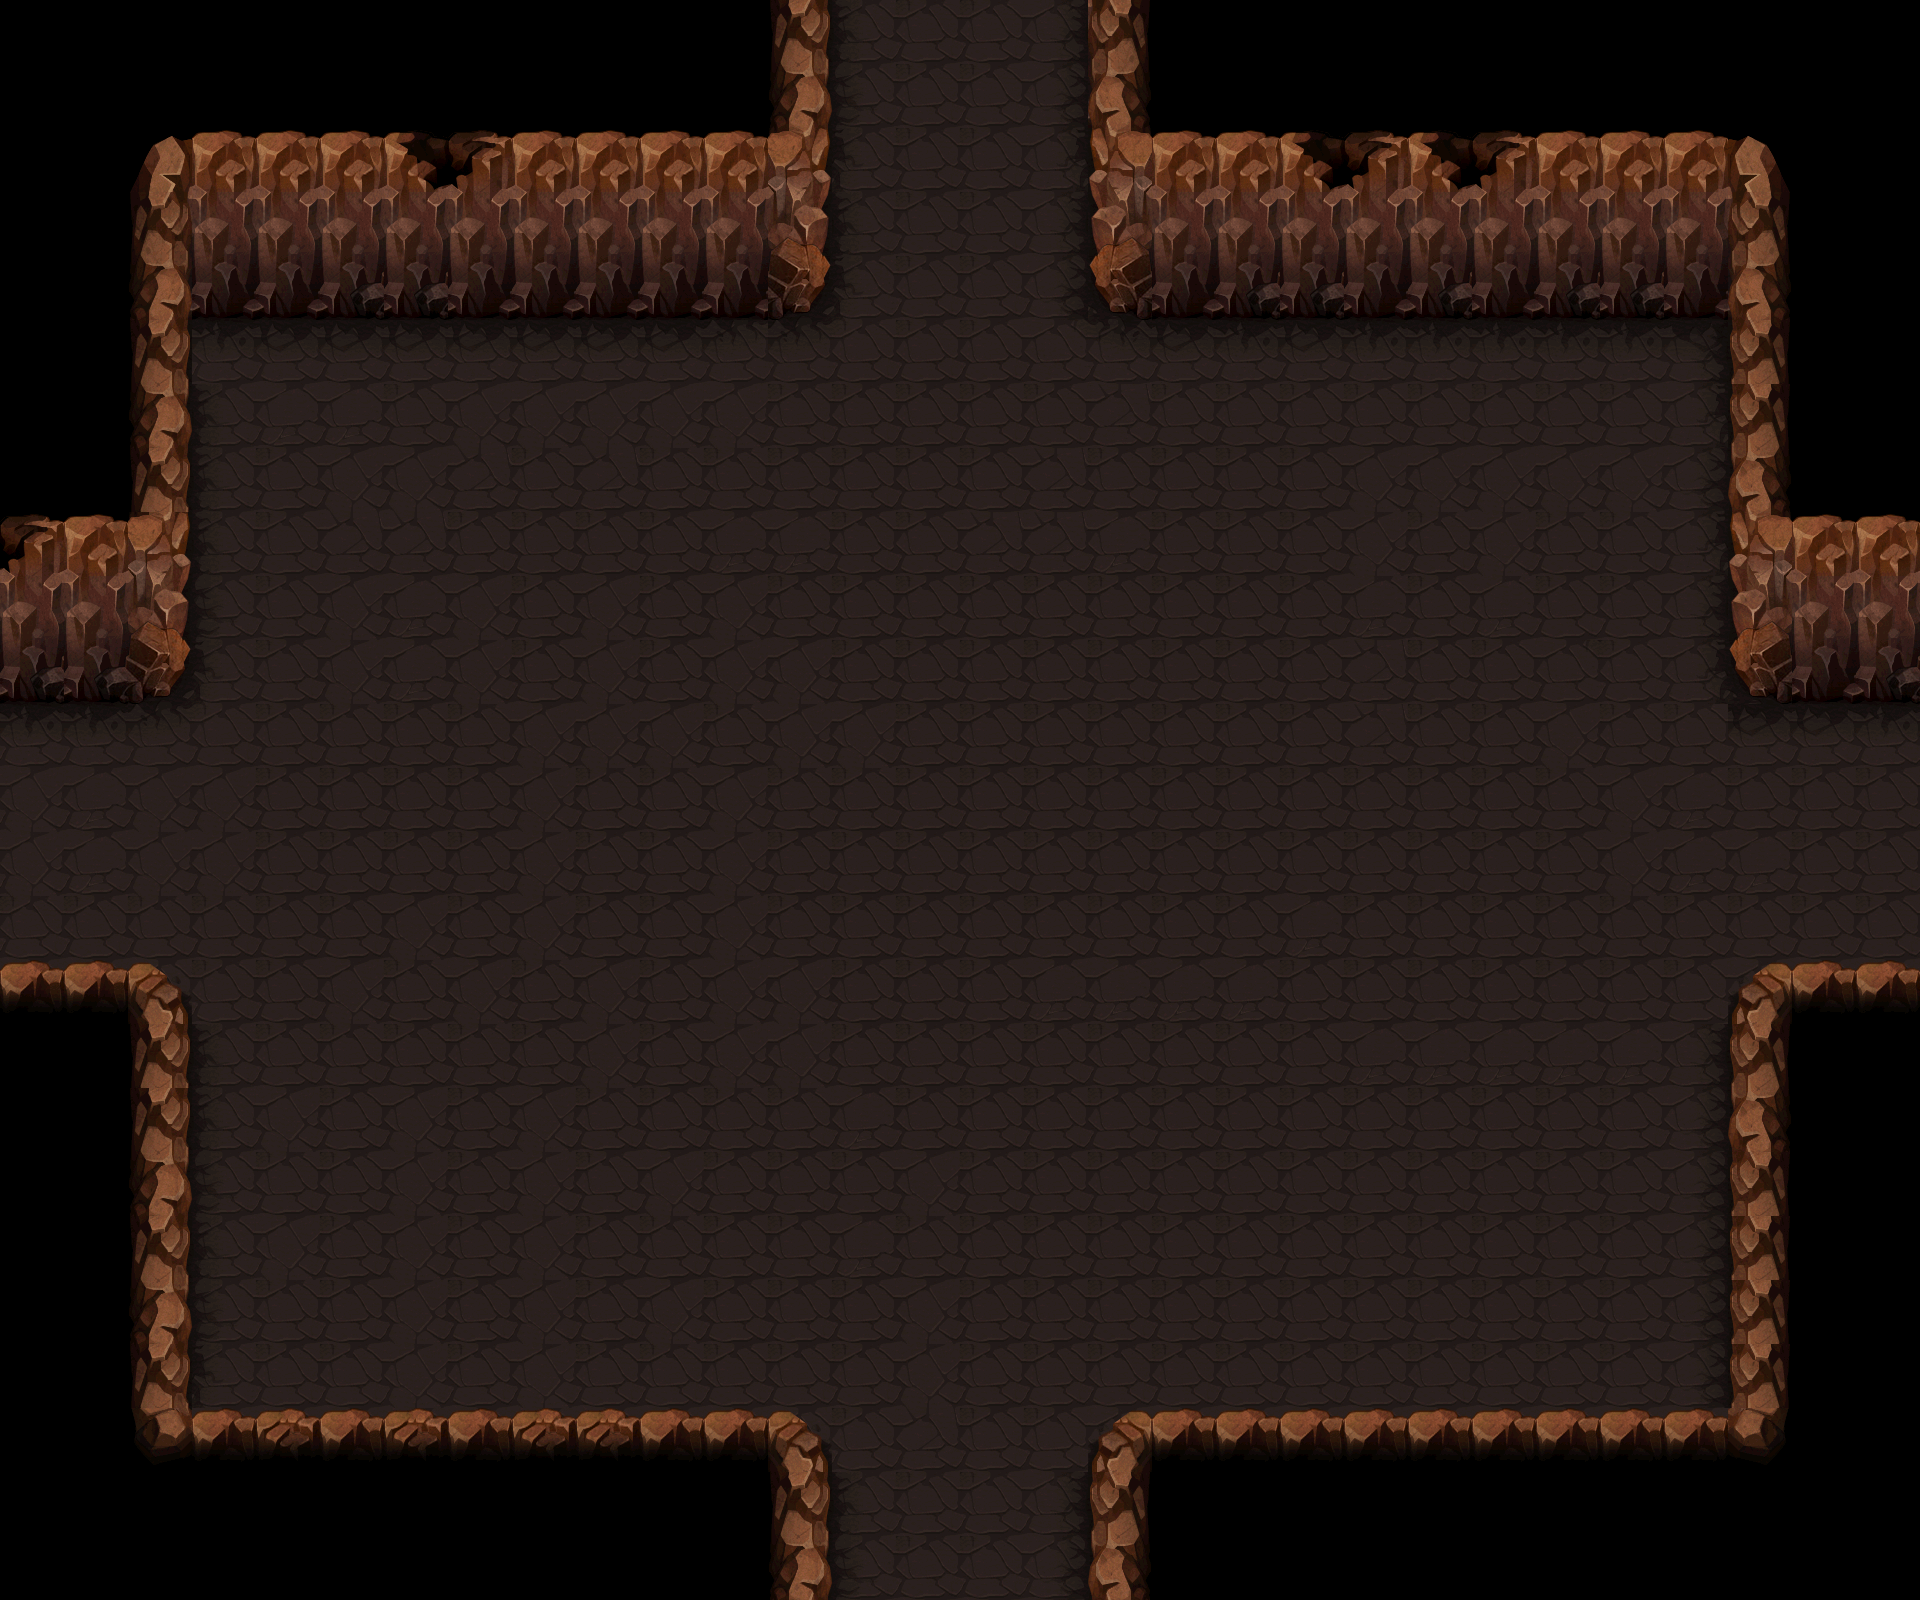

Tiled map render using the project's own tile images. Description and the map definition, with tile-layer contents summarised, below:
An orthogonal 30x25 tile map with 64x64 px tiles, 1 tile layer (background), 20 tilesets and 71 objects (21x collide, 8x collide_bullet).

<map version="1.0" orientation="orthogonal" width="30" height="25" tilewidth="64" tileheight="64">
 <tileset firstgid="1" name="bg07" tilewidth="64" tileheight="64">
  <image source="bg07.png" width="512" height="512" />
 </tileset>
 <tileset firstgid="65" name="jianzhu07_liewen05" tilewidth="81" tileheight="153">
  <image source="jianzhu07_liewen05.png" width="81" height="153" />
 </tileset>
 <tileset firstgid="66" name="jianzhu07_shitou" tilewidth="186" tileheight="118">
  <image source="jianzhu07_shitou.png" width="186" height="118" />
 </tileset>
 <tileset firstgid="67" name="jianzhu07_liewen" tilewidth="267" tileheight="172">
  <image source="jianzhu07_liewen.png" width="267" height="172" />
 </tileset>
 <tileset firstgid="68" name="jianzhu07_liewen04" tilewidth="290" tileheight="82">
  <image source="jianzhu07_liewen04.png" width="290" height="82" />
 </tileset>
 <tileset firstgid="69" name="jianzhu07_liewen02" tilewidth="107" tileheight="82">
  <image source="jianzhu07_liewen02.png" width="107" height="82" />
 </tileset>
 <tileset firstgid="70" name="jianzhu07_liewen03" tilewidth="107" tileheight="82">
  <image source="jianzhu07_liewen03.png" width="107" height="82" />
 </tileset>
 <tileset firstgid="71" name="jianzhu4_xie02" tilewidth="234" tileheight="196">
  <image source="jianzhu4_xie02.png" width="234" height="196" />
 </tileset>
 <tileset firstgid="72" name="jianzhu4_xie04" tilewidth="192" tileheight="132">
  <image source="jianzhu4_xie04.png" width="192" height="132" />
 </tileset>
 <tileset firstgid="73" name="jianzhu4_xie01" tilewidth="323" tileheight="116">
  <image source="jianzhu4_xie01.png" width="323" height="116" />
 </tileset>
 <tileset firstgid="74" name="jianzhu4_xie03" tilewidth="167" tileheight="297">
  <image source="jianzhu4_xie03.png" width="167" height="297" />
 </tileset>
 <tileset firstgid="75" name="jianzhu_xiangzi05" tilewidth="150" tileheight="170">
  <image source="jianzhu_xiangzi05.png" width="150" height="170" />
 </tileset>
 <tileset firstgid="76" name="jianzhu_xiangzi06" tilewidth="90" tileheight="113">
  <image source="jianzhu_xiangzi06.png" width="90" height="113" />
 </tileset>
 <tileset firstgid="77" name="jianzhu_xiangzi02" tilewidth="122" tileheight="126">
  <image source="jianzhu_xiangzi02.png" width="122" height="126" />
 </tileset>
 <tileset firstgid="78" name="jianzhu_xiangzi03" tilewidth="122" tileheight="76">
  <image source="jianzhu_xiangzi03.png" width="122" height="76" />
 </tileset>
 <tileset firstgid="79" name="jianzhu_xiangzi04" tilewidth="183" tileheight="126">
  <image source="jianzhu_xiangzi04.png" width="183" height="126" />
 </tileset>
 <tileset firstgid="80" name="jianzhu_xiangzi01" tilewidth="71" tileheight="80">
  <image source="jianzhu_xiangzi01.png" width="71" height="80" />
 </tileset>
 <tileset firstgid="81" name="jianzhu_xiangzi07" tilewidth="92" tileheight="112">
  <image source="jianzhu_xiangzi07.png" width="92" height="112" />
 </tileset>
 <tileset firstgid="82" name="jianzhu_qiang01" tilewidth="92" tileheight="54">
  <image source="jianzhu_qiang01.png" width="92" height="54" />
 </tileset>
 <tileset firstgid="83" name="jianzhu07_ken01" tilewidth="212" tileheight="193">
  <image source="jianzhu07_ken01.png" width="212" height="193" />
 </tileset>
 <layer name="background" width="30" height="25">
  <data>[750 cells, 750 non-empty, 45 distinct tile ids]</data>
 </layer>
 <objectgroup name="fengxi" width="30" height="25">
  <properties>
   <property name="filename" value="jianzhu07_liewen05.png" />
   <property name="groundlayer" value="1" />
  </properties>
  <object gid="65" x="1570" y="293" />
  <object gid="65" x="629" y="312" />
  <object gid="65" x="238" y="296">
   <properties>
    <property name="groundZ" value="1" />
   </properties>
  </object>
  <object gid="65" x="1183" y="297" />
  <object gid="65" x="31" y="703" />
 </objectgroup>
 <objectgroup name="dakeng" width="30" height="25">
  <properties>
   <property name="filename" value="jianzhu07_ken01.png" />
   <property name="groundlayer" value="1" />
  </properties>
  <object gid="83" x="1166" y="761" />
  <object gid="83" x="548" y="1189" />
  <object gid="83" x="548" y="752" />
  <object gid="83" x="1163" y="1196" />
 </objectgroup>
 <objectgroup name="dilie1" width="30" height="25">
  <properties>
   <property name="filename" value="jianzhu07_liewen.png" />
   <property name="groundlayer" value="1" />
  </properties>
  <object gid="67" x="1426" y="970">
   <properties>
    <property name="groundZ" value="1" />
   </properties>
  </object>
  <object gid="67" x="774" y="1392">
   <properties>
    <property name="groundZ" value="1" />
   </properties>
  </object>
 </objectgroup>
 <objectgroup name="dilie2" width="30" height="25">
  <properties>
   <property name="filename" value="jianzhu07_liewen04.png" />
   <property name="groundlayer" value="1" />
  </properties>
  <object gid="68" x="706" y="922">
   <properties>
    <property name="groundZ" value="1" />
   </properties>
  </object>
  <object gid="68" x="575" y="495">
   <properties>
    <property name="groundZ" value="1" />
   </properties>
  </object>
  <object gid="68" x="68" y="800">
   <properties>
    <property name="groundZ" value="1" />
   </properties>
  </object>
 </objectgroup>
 <objectgroup name="dilie3" width="30" height="25">
  <properties>
   <property name="filename" value="jianzhu07_liewen02.png" />
   <property name="groundlayer" value="1" />
  </properties>
  <object gid="69" x="502" y="1348">
   <properties>
    <property name="groundZ" value="1" />
   </properties>
  </object>
  <object gid="69" x="1470" y="1255">
   <properties>
    <property name="groundZ" value="1" />
   </properties>
  </object>
  <object gid="69" x="310" y="528">
   <properties>
    <property name="groundZ" value="1" />
   </properties>
  </object>
 </objectgroup>
 <objectgroup name="dilie4" width="30" height="25">
  <properties>
   <property name="filename" value="jianzhu07_liewen03.png" />
   <property name="groundlayer" value="1" />
  </properties>
  <object gid="70" x="1391" y="504">
   <properties>
    <property name="groundZ" value="1" />
   </properties>
  </object>
  <object gid="70" x="926" y="698">
   <properties>
    <property name="groundZ" value="1" />
   </properties>
  </object>
  <object gid="70" x="950" y="150">
   <properties>
    <property name="groundZ" value="1" />
   </properties>
  </object>
 </objectgroup>
 <objectgroup name="blood1" width="30" height="25">
  <properties>
   <property name="filename" value="jianzhu4_xie02.png" />
   <property name="groundlayer" value="1" />
  </properties>
  <object gid="71" x="-43" y="958" />
  <object gid="71" x="1023" y="956">
   <properties>
    <property name="groundZ" value="1" />
   </properties>
  </object>
 </objectgroup>
 <objectgroup name="blood2" width="30" height="25">
  <properties>
   <property name="filename" value="jianzhu4_xie04.png" />
   <property name="groundlayer" value="1" />
  </properties>
  <object gid="72" x="896" y="1157" />
  <object gid="72" x="1143" y="1353" />
  <object gid="72" x="1512" y="540" />
 </objectgroup>
 <objectgroup name="blood3" width="30" height="25">
  <properties>
   <property name="filename" value="jianzhu4_xie01.png" />
   <property name="groundlayer" value="1" />
  </properties>
  <object gid="73" x="952" y="550" />
  <object gid="73" x="1708" y="922" />
 </objectgroup>
 <objectgroup name="blood4" width="30" height="25">
  <properties>
   <property name="filename" value="jianzhu4_xie03.png" />
   <property name="groundlayer" value="1" />
  </properties>
  <object gid="74" x="879" y="1710" />
  <object gid="74" x="884" y="274">
   <properties>
    <property name="groundZ" value="2" />
   </properties>
  </object>
  <object gid="74" x="278" y="1222" />
 </objectgroup>
 <objectgroup name="blackboxb" width="30" height="25">
  <properties>
   <property name="filename" value="jianzhu_xiangzi05.png" />
   <property name="groundlayer" value="1" />
  </properties>
  <object gid="75" x="1576" y="405">
   <properties>
    <property name="groundZ" value="1" />
   </properties>
  </object>
 </objectgroup>
 <objectgroup name="blackboxs" width="30" height="25">
  <properties>
   <property name="filename" value="jianzhu_xiangzi06.png" />
   <property name="groundlayer" value="1" />
  </properties>
  <object gid="76" x="1126" y="759">
   <properties>
    <property name="groundZ" value="1" />
   </properties>
  </object>
 </objectgroup>
 <objectgroup name="greenkboxb" width="30" height="25">
  <properties>
   <property name="filename" value="jianzhu_xiangzi02.png" />
   <property name="groundlayer" value="1" />
  </properties>
  <object gid="77" x="1446" y="363">
   <properties>
    <property name="groundZ" value="1" />
   </properties>
  </object>
 </objectgroup>
 <objectgroup name="greenkboxs" width="30" height="25">
  <properties>
   <property name="filename" value="jianzhu_xiangzi03.png" />
   <property name="groundlayer" value="1" />
  </properties>
  <object gid="78" x="1322" y="362">
   <properties>
    <property name="groundZ" value="1" />
   </properties>
  </object>
 </objectgroup>
 <objectgroup name="muboxb" width="30" height="25">
  <properties>
   <property name="filename" value="jianzhu_xiangzi04.png" />
   <property name="groundlayer" value="1" />
  </properties>
  <object gid="79" x="200" y="378">
   <properties>
    <property name="groundZ" value="2" />
   </properties>
  </object>
 </objectgroup>
 <objectgroup name="muboxs" width="30" height="25">
  <properties>
   <property name="filename" value="jianzhu_xiangzi01.png" />
   <property name="groundlayer" value="1" />
  </properties>
  <object gid="80" x="196" y="1403">
   <properties>
    <property name="groundZ" value="1" />
   </properties>
  </object>
 </objectgroup>
 <objectgroup name="M16" width="30" height="25">
  <properties>
   <property name="filename" value="jianzhu_xiangzi07.png" />
   <property name="groundlayer" value="1" />
  </properties>
  <object gid="81" x="1465" y="340">
   <properties>
    <property name="groundZ" value="10" />
   </properties>
  </object>
  <object gid="81" x="1129" y="761">
   <properties>
    <property name="groundZ" value="10" />
   </properties>
  </object>
  <object gid="81" x="234" y="360">
   <properties>
    <property name="groundZ" value="10" />
   </properties>
  </object>
 </objectgroup>
 <objectgroup name="SVD" width="30" height="25">
  <properties>
   <property name="filename" value="jianzhu_qiang01.png" />
   <property name="groundlayer" value="1" />
  </properties>
  <object gid="82" x="1331" y="334">
   <properties>
    <property name="groundZ" value="10" />
   </properties>
  </object>
 </objectgroup>
 <objectgroup name="stone" width="30" height="25">
  <properties>
   <property name="filename" value="jianzhu07_shitou.png" />
   <property name="groundlayer" value="1" />
  </properties>
  <object gid="66" x="389" y="369" />
  <object gid="66" x="1742" y="748">
   <properties>
    <property name="groundZ" value="2" />
   </properties>
  </object>
 </objectgroup>
 <objectgroup name="collide_people" width="30" height="25" visible="0">
  <object type="collide" x="-119" y="145" width="321" height="565" />
  <object type="collide" x="125" y="168" width="444" height="208" />
  <object type="collide" x="503" y="-70" width="337" height="396" />
  <object type="collide" x="1076" y="-18" width="487" height="345" />
  <object type="collide" x="1319" y="215" width="344" height="148" />
  <object type="collide" x="1587" y="252" width="344" height="148" />
  <object type="collide" x="1717" y="340" width="402" height="407" />
  <object type="collide" x="1712" y="972" width="422" height="582" />
  <object type="collide" x="1074" y="1419" width="689" height="248" />
  <object type="collide" x="128" y="1419" width="718" height="248" />
  <object type="collide" x="-81" y="1318" width="344" height="148" />
  <object type="collide" x="-76" y="975" width="278" height="410" />
  <object type="collide" x="548" y="580" width="211" height="170" />
  <object type="collide" x="1167" y="590" width="211" height="170" />
  <object type="collide" x="1163" y="1024" width="211" height="170" />
  <object type="collide" x="548" y="1019" width="211" height="170" />
  <object type="collide" x="1121" y="648" width="114" height="112" />
  <object type="collide" x="1928" y="667" width="190" height="355" />
  <object type="collide" x="-221" y="673" width="211" height="337" />
  <object type="collide" x="776" y="-176" width="393" height="167" />
  <object type="collide" x="767" y="1609" width="417" height="173" />
 </objectgroup>
 <objectgroup name="collide_bullet" width="30" height="25" visible="0">
  <object type="collide_bullet" x="-60" y="171" width="244" height="454" />
  <object type="collide_bullet" x="118" y="-42" width="708" height="293" />
  <object type="collide_bullet" x="1097" y="-48" width="708" height="293" />
  <object type="collide_bullet" x="1735" y="187" width="397" height="452" />
  <object type="collide_bullet" x="1735" y="963" width="380" height="588" />
  <object type="collide_bullet" x="1101" y="1413" width="708" height="293" />
  <object type="collide_bullet" x="114" y="1412" width="708" height="293" />
  <object type="collide_bullet" x="-82" y="967" width="265" height="545" />
 </objectgroup>
</map>
